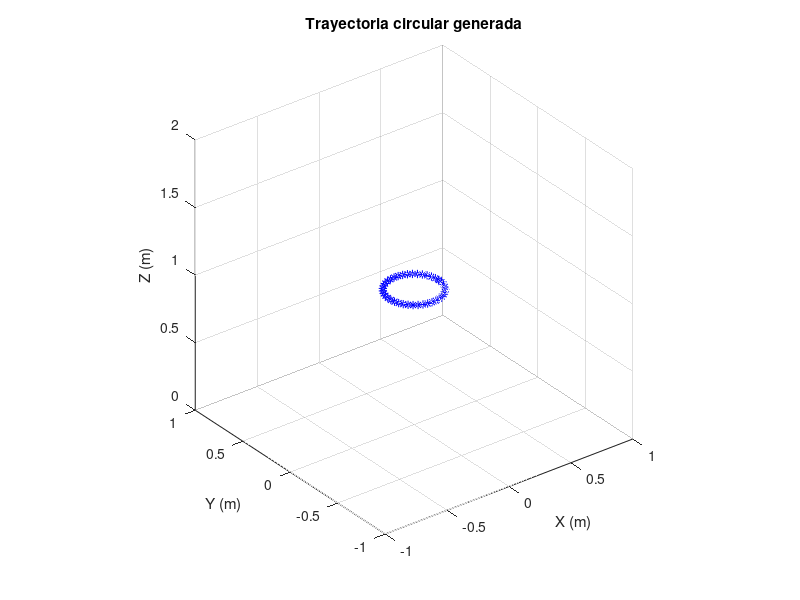

Write the MATLAB code that produced this figure. (Note: this script raises an error after producing the figure.)
% =========================================================================
% PROYECTO DE GRADUACIÓN: HERRAMIENTAS DE SOFTWARE PARA CRAZYFLIE
% Pablo Javier Caal Leiva - 20538
% -------------------------------------------------------------------------
% Seguimiento de traycetoria circular con Flow Deck
% Lecturas de OptiTrack adicionales
% =========================================================================

%% Añadir al path las carpetas de comandos usando una ruta relativa
addpath('../Crazyflie-Matlab-Commands');
addpath('../Robotat-Matlab-Commands');

%% Generación de traycetoria circular
N = 40; % Cantidad de puntos en la trayectoria
r = 0.2; % Radio de la trayectoria
h = 1; % Altura constante de la trayectoria

theta = linspace(0, 2*pi, N);
x = r * cos(theta);
y = r * sin(theta);
z = h * ones(1,N);

plot3(x, y, z, 'b*-', 'DisplayName', 'Trayectoria Circular');
xlabel('X (m)');
ylabel('Y (m)');
zlabel('Z (m)');
title('Trayectoria circular generada');
grid on;
axis equal;
axis([-1 1 -1 1 0 2]);
view(3);

%% Conexión, seguimiento de trayectoria circular y desconexión
% Conexión con Crazyflie
dron_id = 8;    % ID del dron disponible 
agent_id = 50;  % ID del agente en el ecosistema Robotat
robotat = robotat_connect();
crazyflie_1 = crazyflie_connect(dron_id);
pause(5);

% Actualización de posición inicial 
% (Referencia absoluta (OptiTrack) -> Crazyflie)
pos = robotat_get_pose(robotat, agent_id)
crazyflie_update_position(crazyflie_1, pos(1), pos(2), pos(3));
pause(2);

%% Vuelo
% Take off
crazyflie_takeoff(crazyflie_1);
pause(2);

% Array para almacenar lecturas de posición de Crazyflie
relative_position = zeros(N, 6); % Posición relativa
absolute_position = zeros(N, 7); % Posición absoluta

% Seguimiento de trayectoria generada
for i = 1:N
    crazyflie_move_to(crazyflie_1, x(i), y(i), z(i));
    relative_position(i,:) = crazyflie_get_pose(crazyflie_1);
    absolute_position(i,:) = robotat_get_pose(robotat, agent_id);
    pause(0.01);
end

% Aterrizaje
crazyflie_land(crazyflie_1);
pause(2);

% Desconexión
crazyflie_disconnect(crazyflie_1);
robotat_disconnect(robotat);

%% Resultados del seguimiento de la trayecoria
x_absolute = absolute_position(:, 1);
y_absolute = absolute_position(:, 2);
z_absolute = absolute_position(:, 3);
x_relative = relative_position(:, 1);
y_relative = relative_position(:, 2);
z_relative = relative_position(:, 3);

figure;
plot3(x_absolute, y_absolute, z_absolute, '-*');
hold on
plot3(x_relative, y_relative, z_relative, '-*');
grid on;
xlabel('X [m]');
ylabel('Y [m]');
zlabel('Z [m]');
title('Trayectoria del marker en 3D');

% Ajustar los límites de los ejes
xlim([-2 2]);
ylim([-2.5 2.5]);
zlim([0 3]);

% Ajustar el espacio 3D
axis equal;
axis([-2 2 -2.5 2.5 0 3]);
view(3);